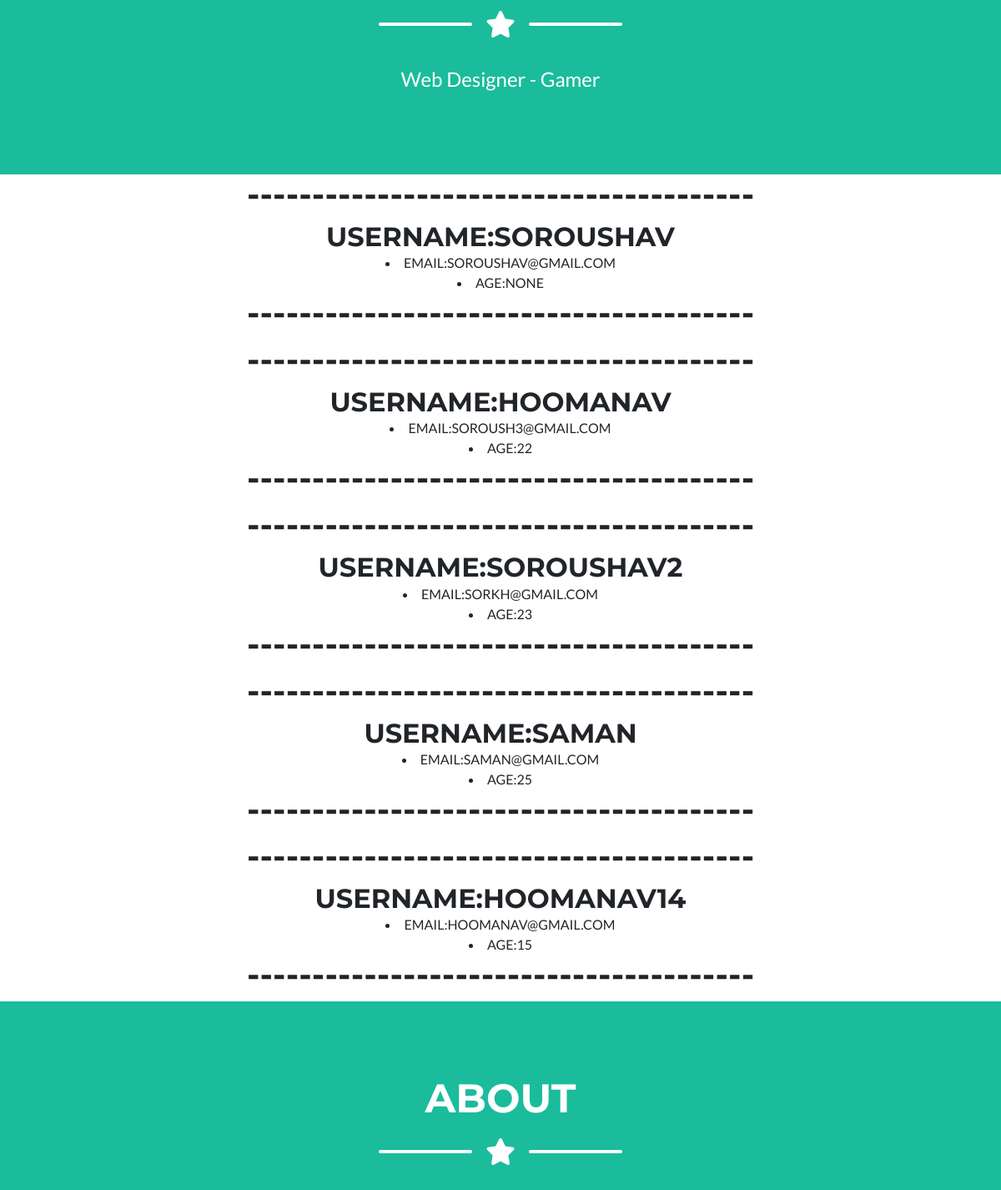
The app's page /profile/search/ (middle part), older data.
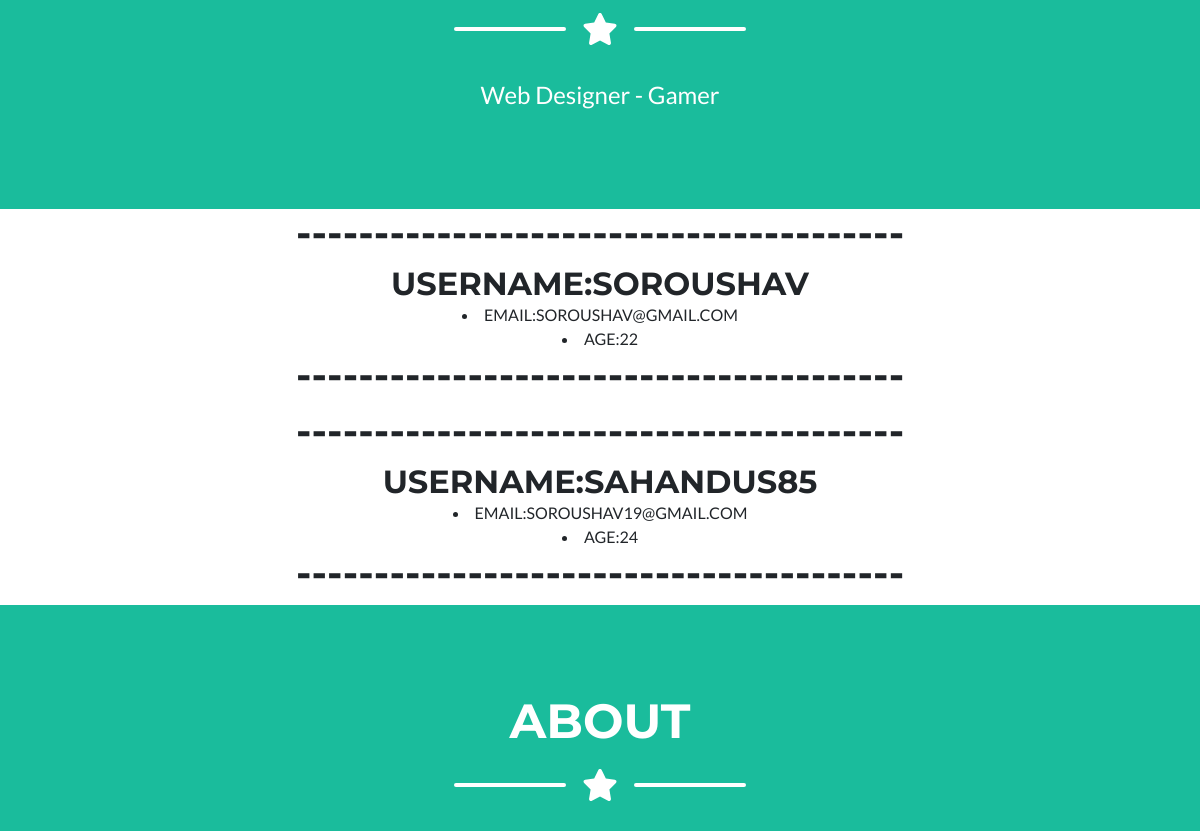
The same page, newer data.
### profile/models.py (models this page shows, shortened)
class CustomUser(AbstractUser):
    email = models.CharField(max_length=50)
    age = models.PositiveIntegerField(null=True, blank=True)

### profile/views.py (the view)
# urls.py: path('profile/search/', SearchUserView.as_view(), name='search')
class SearchUserView(ListView):
    template_name = 'profile_search.html'
    model = get_user_model()
    context_object_name = 'users'
    def get_queryset(self):
        queryset = super().get_queryset()
        q = self.request.GET.get("q")
        if q:
            return queryset.filter(username__icontains=q)
        return queryset

### templates/profile_search.html (shortened to what this page needs)
<!DOCTYPE html>
{% extends 'home.html' %}
{% load static %}
    {% block content %}
        <div class="container d-flex align-items-center flex-column">
            {% for user in users %}
                <h1>---------------------------------------</h1>
                <h2 class="masthead-heading text-uppercase mb-0" text-align="center">username:{{ user.username }}</h2>
                <li class="masthead-heading text-uppercase mb-0">email:{{ user.email }}</li>
                <li class="masthead-heading text-uppercase mb-0">age:{{ user.age }}</li>
                <h1>---------------------------------------</h1>
            {% endfor %}
        </div>
    {% endblock content %}

### templates/home.html (shortened to what this page needs)
{% load static %}
<!DOCTYPE html>
<html lang="en">
    <head>
        <link href="{% static 'css/styles.css' %}" rel="stylesheet" />
    </head>
    <body id="page-top">
        <header class="masthead bg-primary text-white text-center">
            <div class="container d-flex align-items-center flex-column">
                <div class="divider-custom divider-light">
                    <div class="divider-custom-line"></div>
                    <div class="divider-custom-icon"><i class="fas fa-star"></i></div>
                    <div class="divider-custom-line"></div>
                </div>
                <p class="masthead-subheading font-weight-light mb-0">Web Designer - Gamer</p>
            </div>
        </header>
        {% block content %}{% endblock content %}
        <section class="page-section bg-primary text-white mb-0" id="about">
            <div class="container">
                <h2 class="page-section-heading text-center text-uppercase text-white">About</h2>
                <div class="divider-custom divider-light">
                    <div class="divider-custom-line"></div>
                    <div class="divider-custom-icon"><i class="fas fa-star"></i></div>
                    <div class="divider-custom-line"></div>
                </div>
            </div>
        </section>
    </body>
</html>

Row changes from the older to the newer data that the page shows:
removed CustomUser: username "HOOMANAV", email "SOROUSH3@GMAIL.COM", age "22"
removed CustomUser: username "SOROUSHAV2", email "SORKH@GMAIL.COM", age "23"
removed CustomUser: username "SAMAN", email "SAMAN@GMAIL.COM", age "25"
removed CustomUser: username "HOOMANAV14", email "HOOMANAV@GMAIL.COM", age "15"
changed CustomUser "SOROUSHAV": age "NONE" → "22"
added CustomUser: username "SAHANDUS85", email "SOROUSHAV19@GMAIL.COM", age "24"
